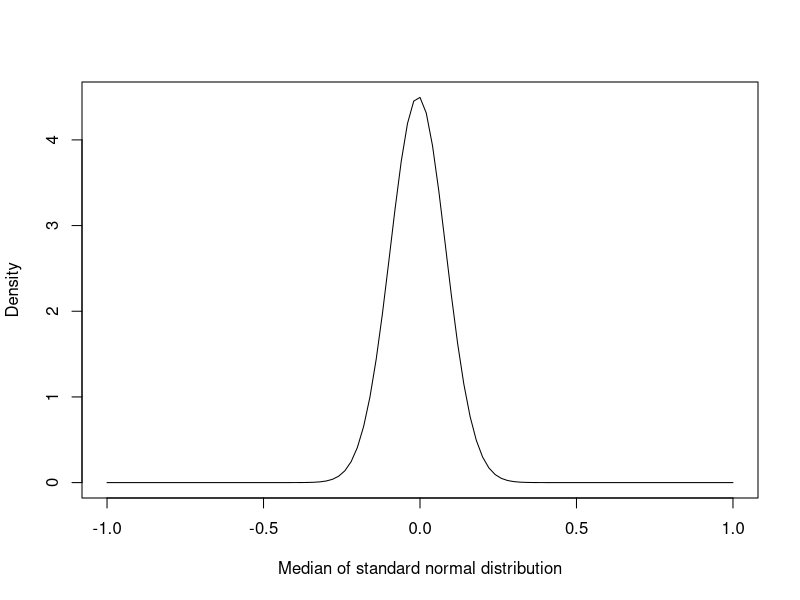
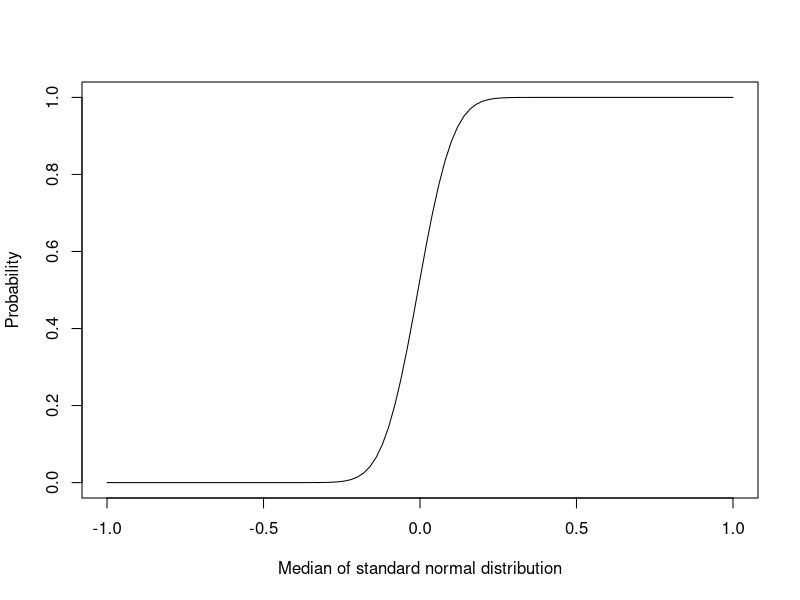
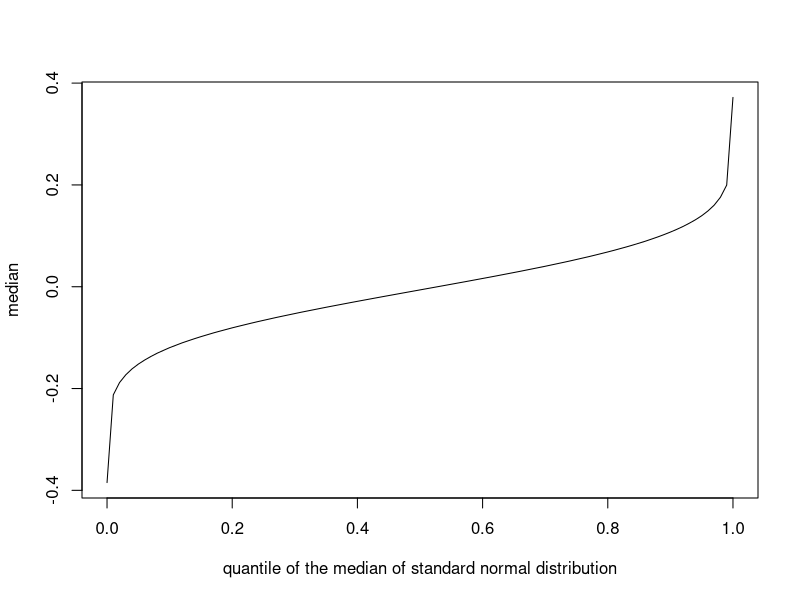
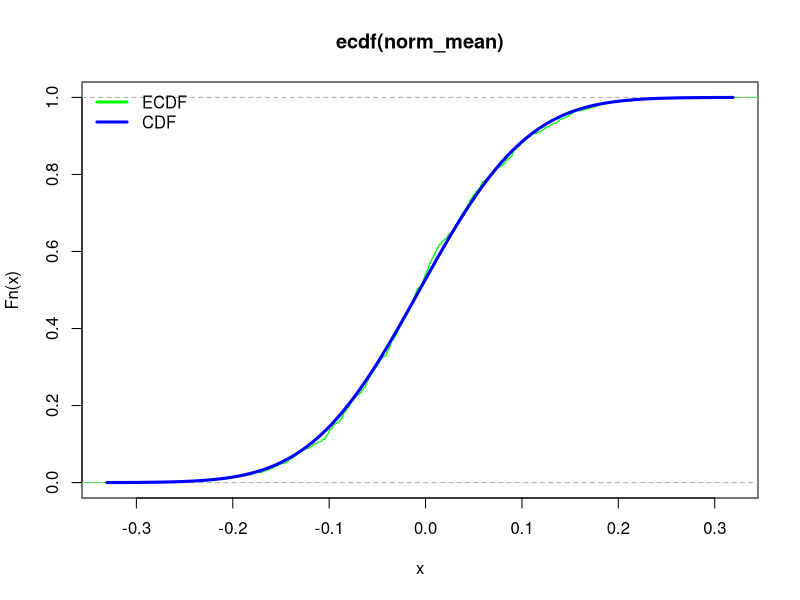
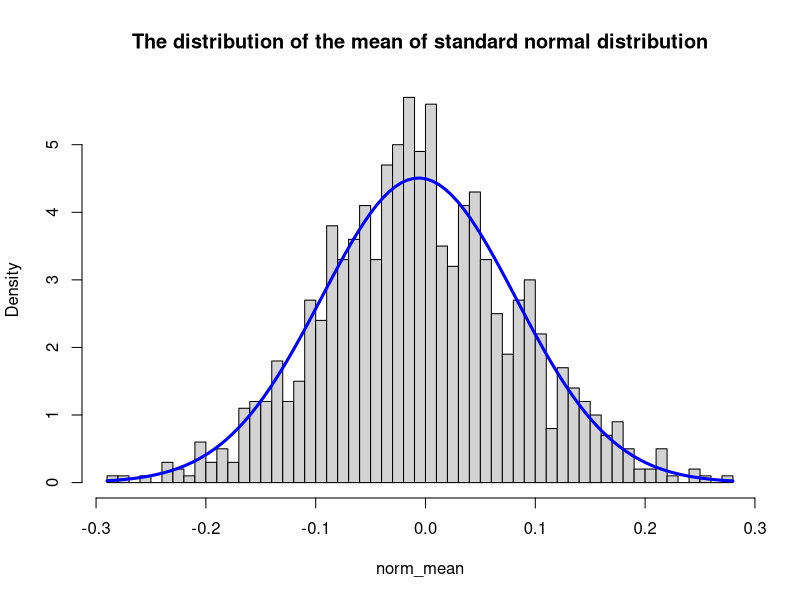
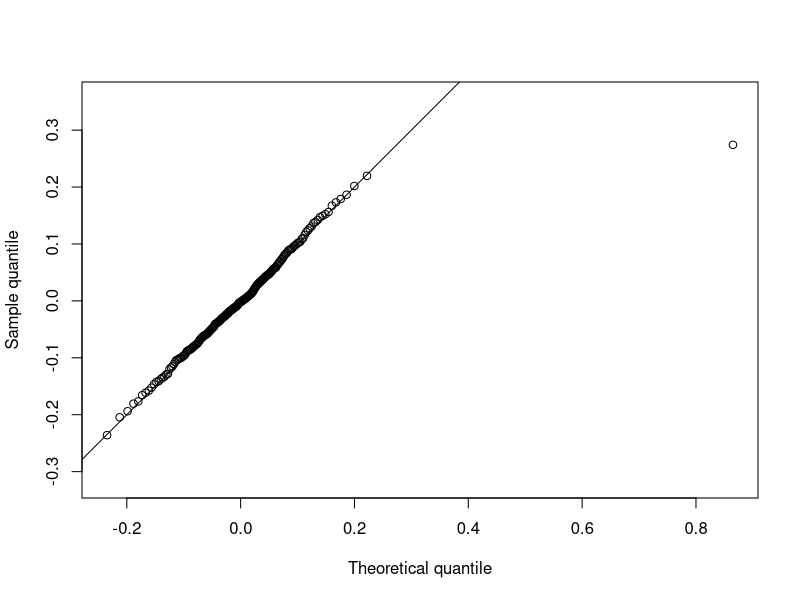
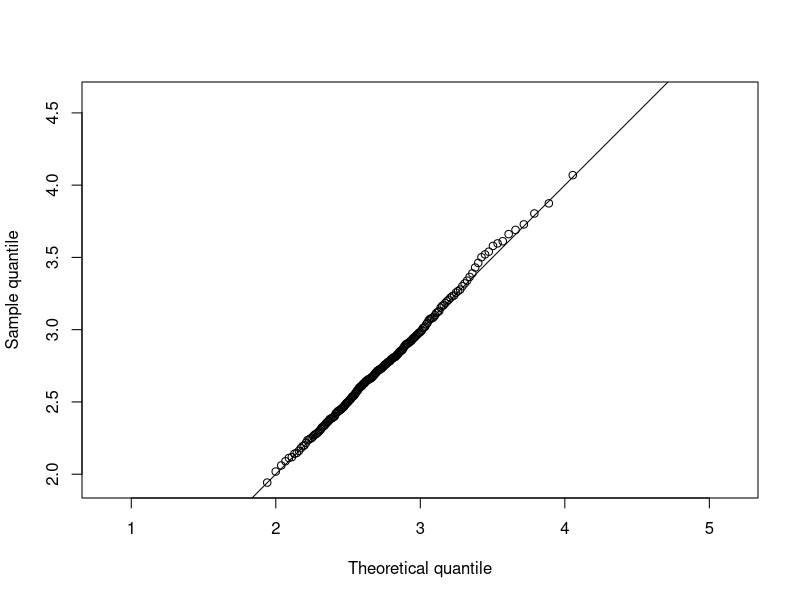
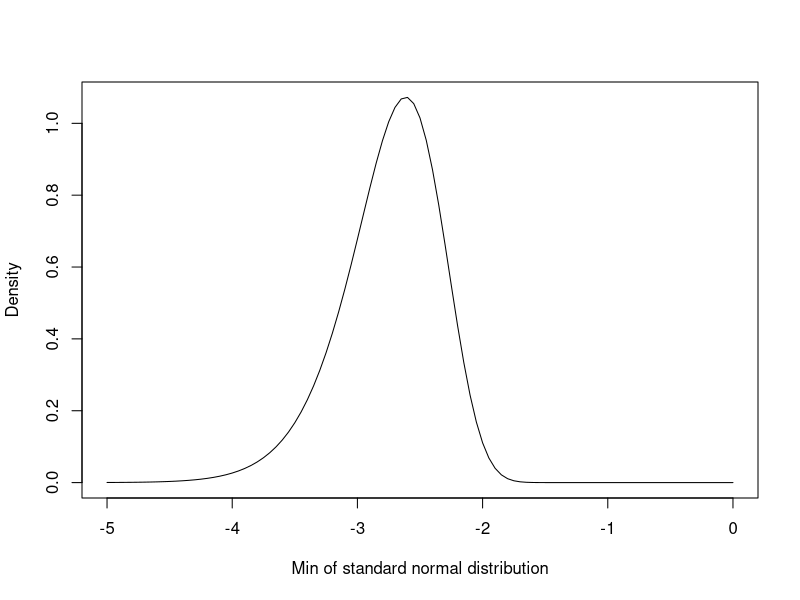

Recreate these plots in R, in order.
## ---- chunk 1
knitr::opts_chunk$set(echo=TRUE, warning=FALSE, message=FALSE, cache=TRUE)
## ---- chunk 2
library(dplyr)
## ---- chunk 3
dorder = function(x){
k = 100
n = 200
  k*
  choose(n,k)*
  (pnorm(x, 0, 1))^(k-1)*
  (1-pnorm(x, 0, 1))^(n-k)*
  dnorm(x, 0, 1)

}

curve(dorder(x),
      -1,
      1, 
      xlab = "Median of standard normal distribution",
      ylab = "Density")

## ---- chunk 4
porder <- function(x){
  k = 100
  n = 200
  pbinom(k-1, n, pnorm(x, 0, 1), lower.tail = FALSE)
}
curve(porder(x),
      -1,
      1, 
      xlab = "Median of standard normal distribution",
      ylab = "Probability")
## ---- chunk 5
qorder = function(x){
  ls = data.frame(x_var = seq(-1,1, by = 0.01)) %>%
    mutate(p = porder(x_var))
  q = approxfun(ls$p, ls$x_var)
  return(q(x))
}

curve(qorder(x),
      0.00001, 
      0.99999,
      xlab = "quantile of the median of standard normal distribution",
      ylab = "median")
## ---- chunk 6
norm_mean = replicate(
  1000,
  rnorm(200, mean = 0, sd = 1) %>% sort %>% `[` (100)
)

plot(ecdf(norm_mean), do.points = F, col = "green")
curve(porder(x), add = T, lwd = 3, col = "blue")
legend(
  "topleft",
  c("ECDF", "CDF"),
  lwd = 3,
  col = c("green", "blue"), 
  bty = "n"
)
## ---- chunk 7
hist(norm_mean, freq = FALSE, main = "The distribution of the mean of standard normal distribution", breaks = 50)
curve(dorder(x), add = T, lwd = 3, col = "blue")
## ---- chunk 8
q_candidate <- qorder

x <- q_candidate((1:200)/200)
y <- quantile(norm_mean, probs = (1:200)/200)

plot(x,y, asp = 1, xlab = "Theoretical quantile", ylab = "Sample quantile")
abline(0,1)
## ---- chunk 9
dorder = function(x, k){
n = 200
  k*
  choose(n,k)*
  (pnorm(x, 0, 1))^(k-1)*
  (1-pnorm(x, 0, 1))^(n-k)*
  dnorm(x, 0, 1)

}

porder <- function(x, k){
  n = 200
  pbinom(k-1, n, pnorm(x, 0, 1), lower.tail = FALSE)
}

qorder = function(x, k){
  ls = data.frame(x_var = seq(-1,1, by = 0.01)) %>%
    mutate(p = porder(x_var, k))
  q = approxfun(ls$p, ls$x_var)
  return(q(x))
}
## ---- chunk 10
qorder = function(x, k, x_var){
  ls = data.frame(x_var) %>%
    mutate(p = porder(x_var, k))
  q = approxfun(ls$p, ls$x_var)
  return(q(x))
}
norm_max = replicate(
  1000,
  rnorm(200, mean = 0, sd = 1) %>% sort %>% `[` (200)
)

x <- qorder((1:200)/200, k = 200, x_var = seq(0,5, by = 0.01))
y <- quantile(norm_max, probs = (1:200)/200)

plot(x,y, asp = 1, xlab = "Theoretical quantile", ylab = "Sample quantile")
abline(0,1)
## ---- chunk 11
`%|%` = function(a,b){paste0(a,b)}

dorder = function(x, k, n, dist, ...){
  F = eval(parse(text = "p" %|% dist))
  f = eval(parse(text = "d" %|% dist))
  k*
  choose(n,k)*
  (F(x, ...))^(k-1)*
  (1-F(x, ...))^(n-k)*
  f(x, ...)

}

porder <- function(x, k, n, dist, ...){
  F =eval(parse(text = "p" %|% dist))
  f = eval(parse(text = "d" %|% dist))
  pbinom(k-1, n, F(x, ...), lower.tail = FALSE)
}

qorder = function(x, x_var, k, n, dist, ...){
  ls = data.frame(x_var) %>%
    mutate(p = porder(x_var, k, n, dist, ...))
  q = approxfun(ls$p, ls$x_var)
  return(q(x))
}
## ---- chunk 12
curve(dorder(x, 1, 200, dist = "norm", mean = 0, sd = 1),
      -5, 
      0,
      xlab = "Min of standard normal distribution",
      ylab = "Density")
curve(porder(x, 1, 200, dist = "norm", mean = 0, sd = 1),
      -5, 
      0,
      xlab = "Min of standard normal distribution",
      ylab = "Density")
